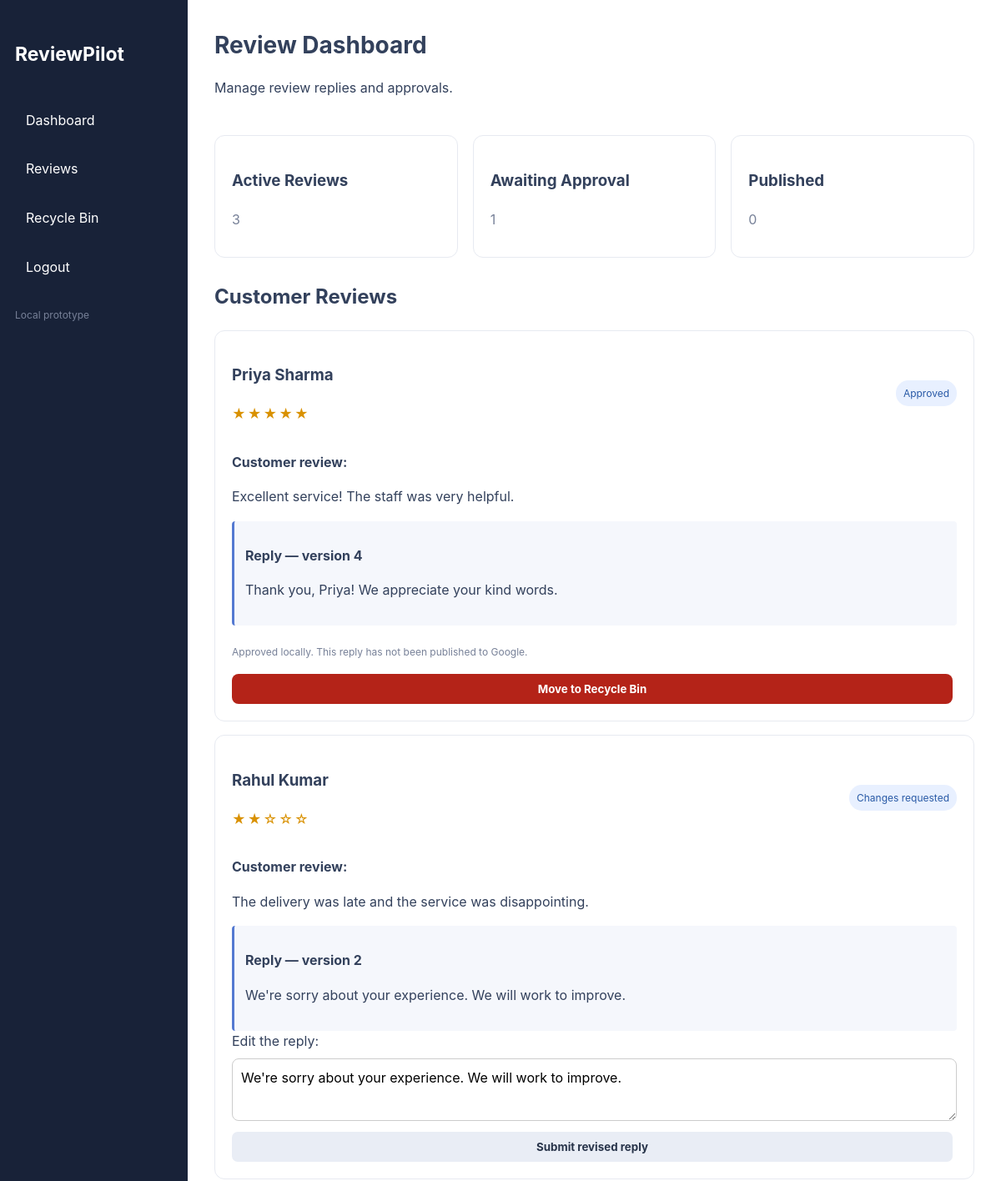
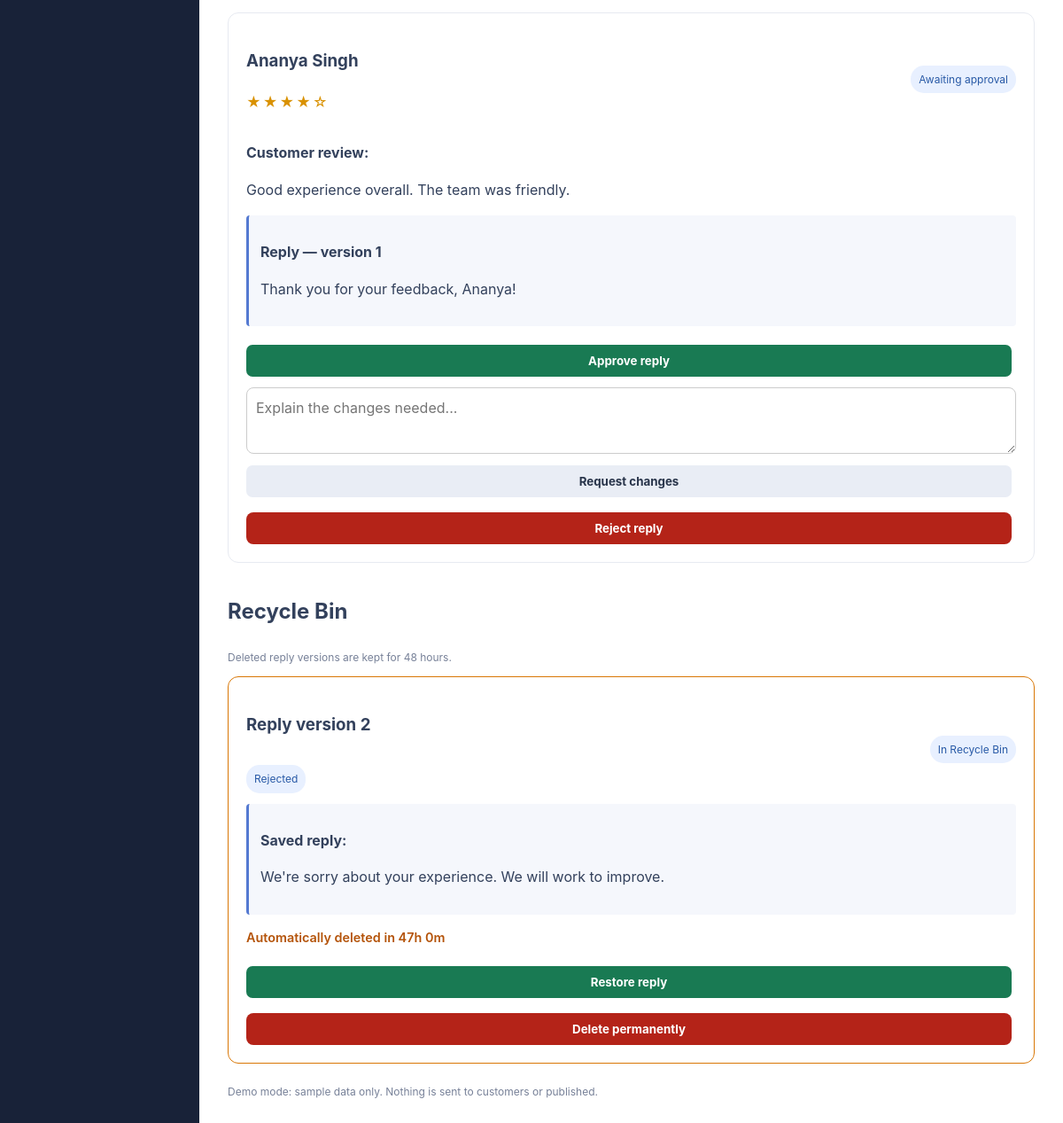
/dashboard (signed in), run on the app's committed database (2 pictures, top to bottom).
### app/models.py (models this page shows)
class Review(db.Model):
    __tablename__ = "reviews"
    id = db.Column(db.Integer, primary_key=True)
    business_id = db.Column(
        db.Integer,
        db.ForeignKey("businesses.id"),
        nullable=False,
        index=True
    )
    customer_name = db.Column(db.String(150), nullable=False)
    rating = db.Column(db.Integer, nullable=False)
    review_text = db.Column(db.Text, nullable=False)
    reply_text = db.Column(db.Text, nullable=False, default="")
    status = db.Column(
        db.String(30),
        nullable=False,
        default="Awaiting approval"
    )
    feedback = db.Column(db.Text, nullable=False, default="")
    version = db.Column(db.Integer, nullable=False, default=1)
    is_deleted = db.Column(db.Boolean, nullable=False, default=False)
    deleted_at = db.Column(db.DateTime(timezone=True), nullable=True)
    deleted_by = db.Column(
        db.Integer,
        db.ForeignKey("users.id"),
        nullable=True
    )
    approved_version = db.Column(db.Integer, nullable=True)
    approved_at = db.Column(db.DateTime(timezone=True), nullable=True)
    approved_by = db.Column(
        db.Integer,
        db.ForeignKey("users.id"),
        nullable=True
    )
    created_at = db.Column(db.DateTime(timezone=True), default=utc_now)

class ReplyVersion(db.Model):
    __tablename__ = "reply_versions"
    id = db.Column(db.Integer, primary_key=True)
    review_id = db.Column(
        db.Integer,
        db.ForeignKey("reviews.id"),
        nullable=False,
        index=True
    )
    version = db.Column(db.Integer, nullable=False)
    reply_text = db.Column(db.Text, nullable=False)
    status = db.Column(db.String(30), nullable=False)
    is_deleted = db.Column(
        db.Boolean,
        nullable=False,
        default=False
    )
    deleted_at = db.Column(db.DateTime(timezone=True), nullable=True)
    created_at = db.Column(
        db.DateTime(timezone=True),
        default=utc_now
    )
    review = db.relationship(
        "Review",
        backref=db.backref("reply_versions", cascade="all, delete-orphan")
    )

### app/__init__.py (the view, shortened to what this page needs)
    @app.route("/dashboard")
    @login_required
    def dashboard():
        cleanup_expired_versions()
        businesses = Business.query.filter_by(
            owner_id=current_user.id
        ).all()
        existing_review = Review.query.filter(
            Review.business_id.in_([b.id for b in businesses])
        ).first()
        reviews = (
            Review.query.join(Business)
            .filter(
                Business.owner_id == current_user.id,
                Review.is_deleted.is_(False),
            )
            .order_by(Review.id)
            .all()
        )
        recycle_bin = (
            ReplyVersion.query.join(Review)
            .join(Business)
            .filter(
                Business.owner_id == current_user.id,
                ReplyVersion.is_deleted.is_(True),
            )
            .order_by(ReplyVersion.deleted_at.desc())
            .all()
        )
        return render_template(
            "dashboard.html",
            reviews=reviews,
            total_reviews=len(reviews),
            awaiting_count=sum(
                r.status == "Awaiting approval" for r in reviews
            ),
            published_count=sum(
                r.status == "Published" for r in reviews
            ),
            recycle_bin=recycle_bin,
        )

### app/__init__.py (called while the page is built)
def naive_utc_now():
    return datetime.now(timezone.utc).replace(tzinfo=None)

### app/templates/dashboard.html (shortened to what this page needs)
<!DOCTYPE html>
<html lang="en">
<head>
    <link rel="stylesheet"
          href="{{ url_for('static', filename='style.css') }}">
</head>
<body>
<div class="layout">
    <aside>
        <h2 class="brand">ReviewPilot</h2>
        <a class="nav-item" href="{{ url_for('dashboard') }}">Dashboard</a>
        <a class="nav-item" href="#reviews">Reviews</a>
        <a class="nav-item" href="{{ url_for('recycle_bin') }}">Recycle Bin</a>
        <a class="nav-item" href="{{ url_for('logout') }}">Logout</a>
        <p class="note">Local prototype</p>
    </aside>
    <main id="dashboard">
        <header class="top">
            <div>
                <h1>Review Dashboard</h1>
                <p>Manage review replies and approvals.</p>
            </div>
        </header>
        <section class="stats">
            <div class="stat">
                <h3>Active Reviews</h3>
                <p>{{ total_reviews }}</p>
            </div>
            <div class="stat">
                <h3>Awaiting Approval</h3>
                <p>{{ awaiting_count }}</p>
            </div>
            <div class="stat">
                <h3>Published</h3>
                <p>{{ published_count }}</p>
            </div>
        </section>
        <section id="reviews">
            <h2>Customer Reviews</h2>
            {% for review in reviews %}
            <article class="review">
                <div class="review-top">
                    <div>
                        <h3>{{ review.customer_name }}</h3>
                        <p class="stars">
                            {{ "★" * review.rating }}{{ "☆" * (5 - review.rating) }}
                        </p>
                    </div>
                    <span class="status">{{ review.status }}</span>
                </div>
                <p><strong>Customer review:</strong></p>
                <p>{{ review.review_text }}</p>
                <div class="draft">
                    <p><strong>Reply — version {{ review.version }}</strong></p>
                    <p>{{ review.reply_text }}</p>
                </div>
                {% if review.status == "Awaiting approval" %}
                <div class="actions">
                    <form action="{{ url_for('approve', review_id=review.id) }}"
                          method="POST">
                        <button type="submit" class="approve">
                            Approve reply
                        </button>
                    </form>
                    <form action="{{ url_for('request_changes', review_id=review.id) }}"
                          method="POST">
                        <textarea name="feedback"
                                  placeholder="Explain the changes needed..."
                                  required></textarea>
                        <button type="submit" class="edit">
                            Request changes
                        </button>
                    </form>
                    <form action="{{ url_for('reject', review_id=review.id) }}"
                          method="POST"
                          onsubmit="return confirm('Move this reply to the Recycle Bin? You can restore it within 48 hours.');">
                        <button type="submit" class="danger-button">
                            Reject reply
                        </button>
                    </form>
                </div>
                {% endif %}
                {% if review.status == "Changes requested" %}
                <form action="{{ url_for('revise', review_id=review.id) }}"
                      method="POST">
                    <label for="reply-{{ review.id }}">
                        Edit the reply:
                    </label>
                    <textarea id="reply-{{ review.id }}"
                              name="reply"
                              required>{{ review.reply_text }}</textarea>
                    <button type="submit" class="edit">
                        Submit revised reply
                    </button>
                </form>
                {% endif %}
                {% if review.status == "Approved" %}
                <p class="note">
                    Approved locally. This reply has not been published to Google.
                </p>
                <form action="{{ url_for('reject', review_id=review.id) }}"
                      method="POST"
                      onsubmit="return confirm('Move this reply to the Recycle Bin?');">
                    <button type="submit" class="danger-button">
                        Move to Recycle Bin
                    </button>
                </form>
                {% endif %}
            </article>
            {% else %}
            <p>No active reviews found.</p>
            {% endfor %}
        </section>
        <section id="recycle-bin" class="recycle-section">
            <h2>Recycle Bin</h2>
            <p class="note">
                Deleted reply versions are kept for 48 hours.
            </p>
            {% for version in recycle_bin %}
            <article class="review recycle-item">
                <div class="review-top">
                    <div>
                        <h3>Reply version {{ version.version }}</h3>
                        <p class="status">{{ version.status }}</p>
                    </div>
                    <span class="status">In Recycle Bin</span>
                </div>
                <div class="draft">
                    <p><strong>Saved reply:</strong></p>
                    <p>{{ version.reply_text }}</p>
                </div>
                {% if version.deleted_at %}
                <p class="expiry"
                   data-deleted-at="{{ version.deleted_at.isoformat() }}">
                </p>
                {% endif %}
                <div class="actions">
                    <form action="{{ url_for('restore_version', version_id=version.id) }}"
                          method="POST">
                        <button type="submit" class="approve">
                            Restore reply
                        </button>
                    </form>
                    <form action="{{ url_for('permanent_delete_version', version_id=version.id) }}"
                          method="POST"
                          onsubmit="return confirm('Permanently delete this reply version? This cannot be undone.');">
                        <button type="submit" class="danger-button">
                            Delete permanently
                        </button>
                    </form>
                </div>
            </article>
            {% else %}
            <p>Your Recycle Bin is empty.</p>
            {% endfor %}
        </section>
        <p class="note">
            Demo mode: sample data only. Nothing is sent to customers or published.
        </p>
    </main>
</div>
</body>
</html>

### app/static/style.css (style rules this page uses)
* { box-sizing: border-box; }
body { margin: 0; font-family: Arial, sans-serif; background: #f4f6fb; color: #20283b; }
.layout { display: flex; min-height: 100vh; }
aside { width: 225px; background: #182238; color: white; padding: 28px 18px; }
.brand { font-size: 23px; font-weight: bold; margin-bottom: 35px; }
.nav-item { padding: 13px; margin: 7px 0; border-radius: 8px; color: #c7d0e0; }
main { flex: 1; padding: 32px; min-width: 0; }
.top { display: flex; justify-content: space-between; gap: 15px; flex-wrap: wrap; }
h1 { margin: 0 0 8px; font-size: 28px; }
.stats { display: grid; grid-template-columns: repeat(3, minmax(0, 1fr)); gap: 18px; margin: 28px 0; }
.stat, .review { background: white; border: 1px solid #e7eaf1; border-radius: 12px; padding: 20px; }
.stat p { color: #778198; margin: 0 0 12px; }
.review { margin-bottom: 16px; }
.review-top { display: flex; justify-content: space-between; align-items: center; gap: 10px; flex-wrap: wrap; }
.stars { color: #d99100; letter-spacing: 2px; }
.status { font-size: 12px; background: #e8f0ff; color: #2859a6; padding: 6px 9px; border-radius: 15px; }
.draft { background: #f5f7fc; border-left: 3px solid #5479d1; padding: 13px; line-height: 1.6; border-radius: 4px; }
button { border: 0; border-radius: 7px; padding: 10px 14px; cursor: pointer; font-weight: bold; margin: 5px 5px 0 0; }
.approve { background: #197a53; color: white; }
.edit { background: #e9edf5; color: #28344a; }
.note { font-size: 12px; color: #778198; margin-top: 22px; }
.actions { display: flex; flex-direction: column; gap: 12px; margin-top: 16px; }
.actions form, .review form { display: flex; flex-direction: column; gap: 8px; }
textarea { width: 100%; min-height: 75px; padding: 10px; box-sizing: border-box; border: 1px solid #ccc; border-radius: 8px; font: inherit; resize: vertical; }
button { cursor: pointer; }
.status { display: inline-block; max-width: 100%; overflow-wrap: anywhere; }
.nav-item { display: block; text-decoration: none; color: inherit; }
.danger-button { background: #b42318; color: white; border: none; border-radius: 8px; padding: 10px 14px; }
.recycle-section { margin-top: 36px; scroll-margin-top: 20px; }
.recycle-item { border: 1px solid #d97706; }
.expiry { color: #b45309; font-weight: 600; font-size: 0.9rem; }
:root { --rp-navy: #13213c; --rp-blue: #3867f4; --rp-blue-dark: #2853d7; --rp-text: #33415c; --rp-muted: #71809a; --rp-border: #e7ebf3; --rp-bg: #f7f9fd; --rp-white: #ffffff; }
html { scroll-behavior: smooth; scroll-padding-top: 90px; }
body { margin: 0; color: var(--rp-text); background: var(--rp-white); font-family: Inter, -apple-system, BlinkMacSystemFont, "Segoe UI", sans-serif; line-height: 1.6; }
body, button, input, textarea { font-family: Inter, -apple-system, BlinkMacSystemFont, "Segoe UI", sans-serif; }

### data on the page
Review: customer_name "Priya Sharma", rating "★★★★★", status "Approved", review_text "Excellent service! The staff was very helpful.", version "4", reply_text "Thank you, Priya! We appreciate your kind words."
Review: customer_name "Rahul Kumar", rating "★★", rating "☆☆☆", status "Changes requested", review_text "The delivery was late and the service was disappointing.", version "2", reply_text "We're sorry about your experience. We will work to improve.", reply "We're sorry about your experience. We will work to improve."
Review: customer_name "Ananya Singh", rating "★★★★", rating "☆", status "Awaiting approval", review_text "Good experience overall. The team was friendly.", version "1", reply_text "Thank you for your feedback, Ananya!"
ReplyVersion: version "2", status "Rejected", reply_text "We're sorry about your experience. We will work to improve."

### other printed values
{{ total_reviews }} "3"
{{ awaiting_count }} "1"
{{ published_count }} "0"
